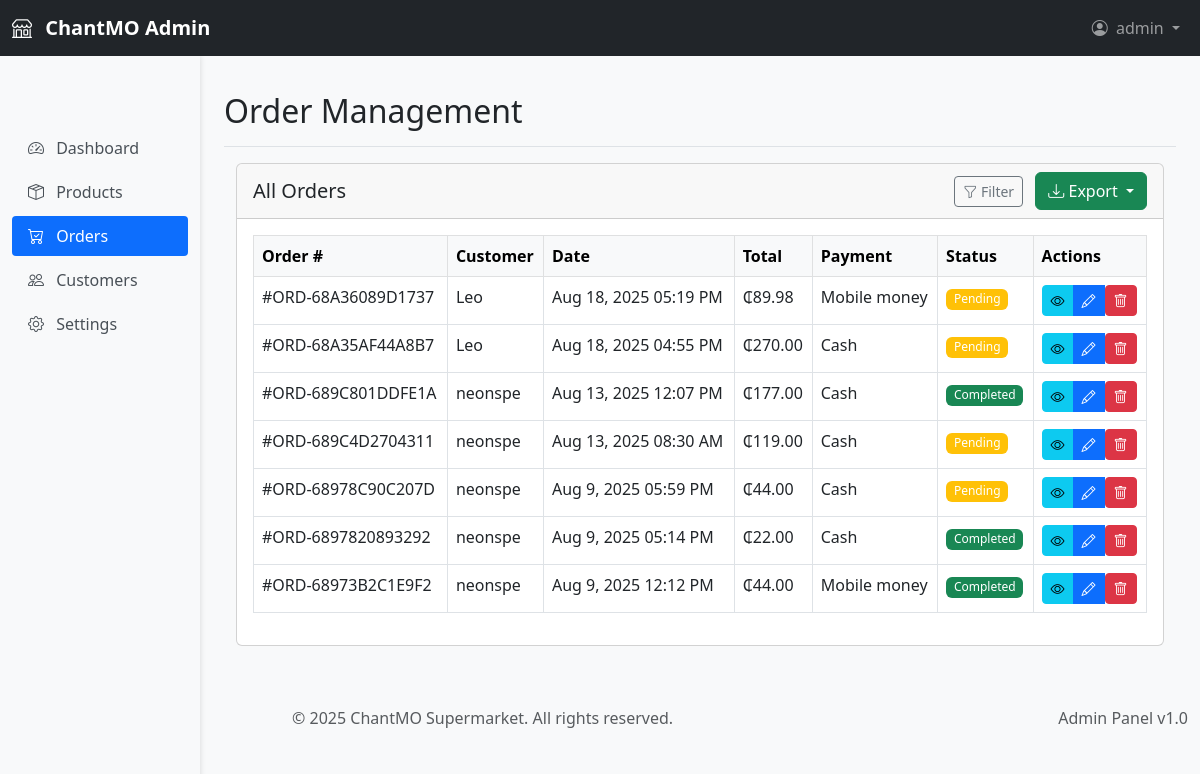
/chantmo-supa/admin/orders.php (signed in), run on the app's committed database.
### tables this page shows
CREATE TABLE IF NOT EXISTS `orders` (
  `id` int NOT NULL AUTO_INCREMENT,
  `user_id` int NOT NULL,
  `order_number` varchar(20) NOT NULL,
  `total_amount` decimal(10,2) NOT NULL,
  `payment_method` enum('cash','mobile_money') NOT NULL,
  `payment_status` enum('pending','paid') DEFAULT 'pending',
  `status` enum('pending','processing','completed','cancelled') DEFAULT 'pending',
  `address` text,
  `phone` varchar(20) DEFAULT NULL,
  `notes` text,
  `admin_notes` text,
  `created_at` timestamp NULL DEFAULT CURRENT_TIMESTAMP,
  `updated_at` timestamp NULL DEFAULT CURRENT_TIMESTAMP ON UPDATE CURRENT_TIMESTAMP,
  `deleted_at` timestamp NULL DEFAULT NULL,
  PRIMARY KEY (`id`),
  KEY `user_id` (`user_id`)
);

CREATE TABLE IF NOT EXISTS `users` (
  `id` int NOT NULL AUTO_INCREMENT,
  `username` varchar(50) NOT NULL,
  `email` varchar(100) NOT NULL,
  `phone` varchar(20) NOT NULL,
  `address` varchar(50) NOT NULL,
  `password` varchar(255) NOT NULL,
  `email_verified` tinyint(1) DEFAULT '0',
  `verification_token` varchar(255) DEFAULT NULL,
  `reset_token` varchar(255) DEFAULT NULL,
  `reset_token_expires` datetime DEFAULT NULL,
  `created_at` timestamp NULL DEFAULT CURRENT_TIMESTAMP,
  `updated_at` timestamp NULL DEFAULT CURRENT_TIMESTAMP ON UPDATE CURRENT_TIMESTAMP,
  `remember_token` varchar(255) DEFAULT NULL,
  `verification_token_expires` datetime DEFAULT NULL,
  PRIMARY KEY (`id`),
  UNIQUE KEY `username` (`username`),
  UNIQUE KEY `email` (`email`)
);

### chantmo-supa/includes/Order.php (called while the page is built, shortened)
<?php
class Order {
    public static function getAll($filters = []) {
    global $pdo;
    $sql = "SELECT o.*, u.username, u.email
            FROM orders o
            JOIN users u ON o.user_id = u.id
            WHERE o.deleted_at IS NULL";
    $params = [];
    $sql .= " ORDER BY o.created_at DESC";
    $stmt = $pdo->prepare($sql);
    $stmt->execute($params);
    return $stmt->fetchAll();
}
}
?>

### chantmo-supa/includes/functions.php (called while the page is built, shortened)
<?php
function base_url($path = '') {
    return BASE_PATH . '/' . ltrim($path, '/');
}
?>

### chantmo-supa/admin/orders.php (the view, shortened to what this page needs)
<?php
require_once __DIR__ . '/../includes/functions.php';
require_once __DIR__ . '/../includes/auth.php';
require_once __DIR__ . '/../includes/Order.php';
$filters = [
    'status' => trim($_GET['status'] ?? ''),
    'payment_method' => trim($_GET['payment_method'] ?? ''),
    'date_from' => trim($_GET['date_from'] ?? ''),
    'date_to' => trim($_GET['date_to'] ?? ''),
    'order_number' => trim($_GET['order_number'] ?? ''),
    'customer' => trim($_GET['customer'] ?? '')
];
$filters = array_filter($filters, function($value) {
    return $value !== '';
});
$orders = Order::getAll($filters);
require_once __DIR__ . '/includes/admin_header.php';
?>
<div class="container-fluid">
    <div class="card mb-4">
        <div class="card-header">
            <div class="d-flex justify-content-between align-items-center">
                <h5 class="mb-0">All Orders</h5>
                <div>
                    <button class="btn btn-sm btn-outline-secondary" data-bs-toggle="modal" data-bs-target="#filterModal">
                        <i class="bi bi-funnel"></i> Filter
                    </button>
                    <div class="btn-group ms-2">
                        <button type="button" class="btn btn-success dropdown-toggle" data-bs-toggle="dropdown">
                            <i class="bi bi-download"></i> Export
                        </button>
                    </div>
                </div>
            </div>
        </div>
        <div class="card-body">
            <div class="table-responsive">
                <table class="table table-bordered">
                    <thead class="table-light">
                        <tr>
                            <th>Order #</th>
                            <th>Customer</th>
                            <th>Date</th>
                            <th>Total</th>
                            <th>Payment</th>
                            <th>Status</th>
                            <th>Actions</th>
                        </tr>
                    </thead>
                    <tbody>
                        <?php foreach ($orders as $order):
                            $statusClass = [
                                'pending' => 'bg-warning',
                                'processing' => 'bg-primary',
                                'completed' => 'bg-success',
                                'cancelled' => 'bg-danger'
                            ][$order['status']] ?? 'bg-secondary';
                        ?>
                            <tr>
                                <td>#<?= htmlspecialchars($order['order_number']) ?></td>
                                <td><?= htmlspecialchars($order['username']) ?></td>
                                <td><?= date('M j, Y h:i A', strtotime($order['created_at'])) ?></td>
                                <td>₵<?= number_format($order['total_amount'], 2) ?></td>
                                <td><?= ucfirst(str_replace('_', ' ', $order['payment_method'])) ?></td>
                                <td>
                                    <span class="badge <?= $statusClass ?>">
                                        <?= ucfirst($order['status']) ?>
                                    </span>
                                </td>
                                <td>
                                    <div class="btn-group" role="group">
                                        <a href="<?= base_url('admin/order-details.php') ?>?id=<?= $order['id'] ?>" class="btn btn-sm btn-info">
                                            <i class="bi bi-eye"></i>
                                        </a>
                                        <button class="btn btn-sm btn-primary edit-order"
                                            data-order-id="<?= $order['id'] ?>"
                                            data-current-status="<?= $order['status'] ?>">
                                            <i class="bi bi-pencil"></i>
                                        </button>
                                        <form method="POST" class="d-inline">
                                            <button type="submit" class="btn btn-sm btn-danger"
                                                    onclick="return confirm('Are you sure you want to delete this order?')">
                                                <i class="bi bi-trash"></i>
                                            </button>
                                        </form>
                                    </div>
                                </td>
                            </tr>
                        <?php endforeach; ?>
                    </tbody>
                </table>
            </div>
        </div>
    </div>
</div>
<?php
require_once __DIR__ . '/includes/admin_footer.php';
?>

### chantmo-supa/assets/css/admin.css (style rules this page uses)
body.admin-dashboard { background-color: #f8f9fa; padding-top: 56px; }
.table-responsive { overflow-x: auto; }
.table { background-color: white; }
.table th { background-color: #f8f9fa; font-weight: 600; }
.btn-sm { padding: 0.25rem 0.5rem; font-size: 0.875rem; }
.badge { font-weight: 500; padding: 0.35em 0.65em; }

### data on the page
orders: order_number "ORD-68A36089D1737", user.username "Leo", created_at "Aug 18, 2025 05:19 PM", total_amount "89.98", payment_method "Mobile money", status "Pending"
orders: order_number "ORD-68A35AF44A8B7", user.username "Leo", created_at "Aug 18, 2025 04:55 PM", total_amount "270.00", payment_method "Cash", status "Pending"
orders: order_number "ORD-689C801DDFE1A", user.username "neonspe", created_at "Aug 13, 2025 12:07 PM", total_amount "177.00", payment_method "Cash", status "Completed"
orders: order_number "ORD-689C4D2704311", user.username "neonspe", created_at "Aug 13, 2025 08:30 AM", total_amount "119.00", payment_method "Cash", status "Pending"
orders: order_number "ORD-68978C90C207D", user.username "neonspe", created_at "Aug 9, 2025 05:59 PM", total_amount "44.00", payment_method "Cash", status "Pending"
orders: order_number "ORD-6897820893292", user.username "neonspe", created_at "Aug 9, 2025 05:14 PM", total_amount "22.00", payment_method "Cash", status "Completed"
orders: order_number "ORD-68973B2C1E9F2", user.username "neonspe", created_at "Aug 9, 2025 12:12 PM", total_amount "44.00", payment_method "Mobile money", status "Completed"

### other printed values
$_SESSION['username'] "admin"
$pageTitle "Order Management"
